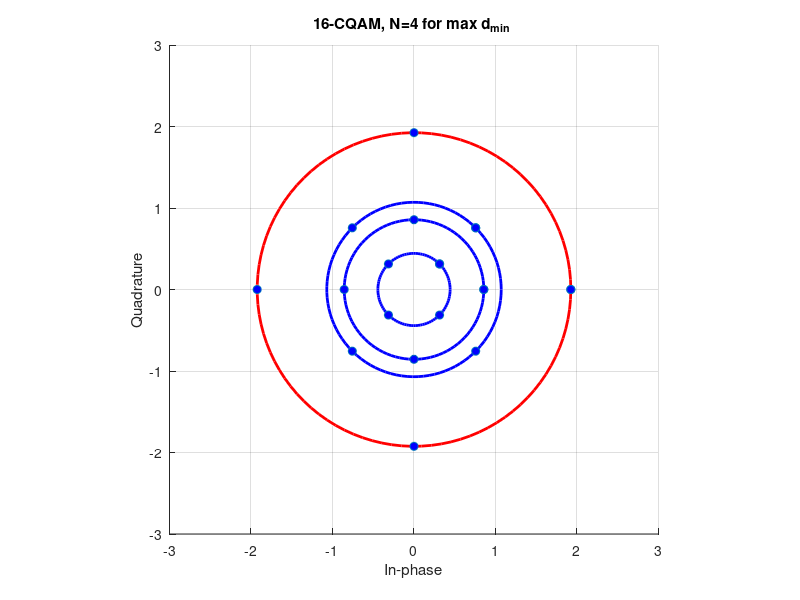

This figure's MATLAB source:
N=4;  
M=16;
n=M/N;
dmin=0.627;
radii=[dmin/sqrt(2) dmin*((1+sqrt(3))/2) dmin*((sqrt(2)+2)/2) ...
    4-5.280239*dmin.^2]; 
phaseOffsets = [pi/4, 0, pi/4, 0];  
cqam_points = [];

%print symbols
for i = 1:N
    theta = linspace(0, 2*pi, n+1);
    theta = theta + phaseOffsets(i); 
    circle_points = radii(i).*exp(1j * theta);
    cqam_points = [cqam_points; circle_points.']; 
end

figure;
xlim([-3 3])
ylim([-3 3])
grid on;
title('16-CQAM, N=4 for max d_{min} ');
xlabel('In-phase');
ylabel('Quadrature');
axis square;

%print R_{1} circle
center = [0, 0]; 
viscircles(center, radii(1),'Color','b'); 
hold on

%print R_{2} to R_{N-1}  circle
for i = 2:N-1
  viscircles(center, radii(i),'Color','b'); 
end

%print R_{N} circle
viscircles(center, radii(4),'Color','r');

plot(real(cqam_points), imag(cqam_points), 'o','MarkerFaceColor','b');
hold off

%saveas(gcf,'CQAM_16_N4_dmin.pdf');
